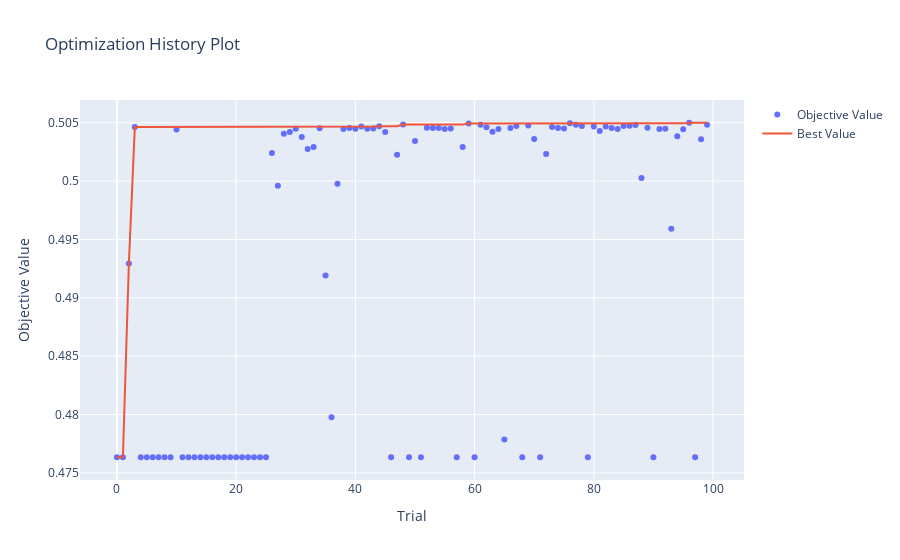

The notebook cell this image was saved under:
### Markdown cell above
### 2.3 Optuna Visualizations
Visualizing hyper-parameter tuning results obtained by running Optuna.

### Code cell
optuna.visualization.plot_optimization_history(study)
